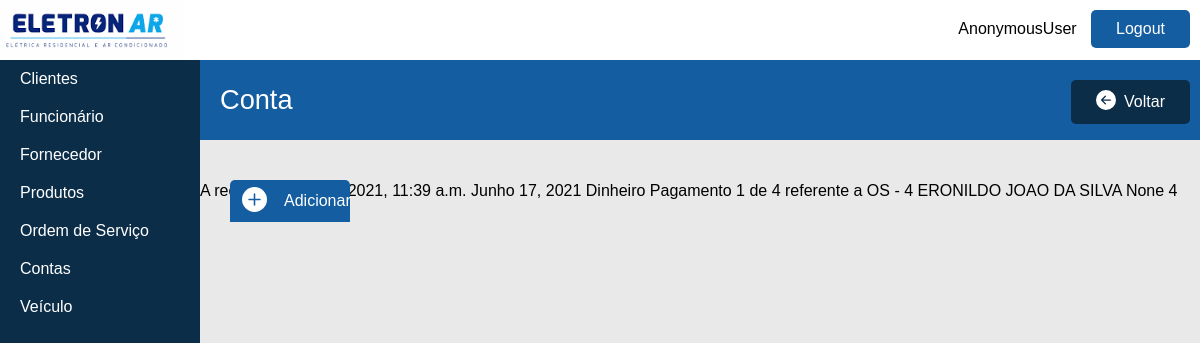
/conta/list/, run on the app's committed database.
### conta/models.py (models this page shows, shortened)
class Conta(models.Model):
    TIPO = (
        ('Dinheiro', 'Dinheiro'),
        ('Cartão', 'Cartão'),
        ('Boleto', 'Boleto')
    )
    STATUS = (
        ('A pagar', 'A pagar'),
        ('A receber', 'A receber')
    )
    cod_Conta=models.AutoField(primary_key=True)
    status = models.CharField(max_length=10, choices=STATUS)
    data_emissao = models.DateTimeField(auto_now_add= True, null= True)
    data_vencimento = models.DateField()
    tipo_pagamento = models.CharField(max_length=10, choices=TIPO)
    descricao = models.TextField(blank=True)
    conta_cliente=models.ForeignKey('cliente.Cliente', null=True,blank=True, on_delete=models.CASCADE)
    conta_fornecedor=models.ForeignKey('fornecedor.Fornecedor', blank=True, null=True,on_delete=models.CASCADE)
    OS = models.ForeignKey('ordemServico.OrdemDeServico',null=True,on_delete=models.SET_NULL)

### cliente/models.py (models this page shows)
class Cliente(models.Model):
    cpf = models.CharField(max_length=11,primary_key=True)
    nome=models.CharField(max_length=30)
    telefone1=models.CharField(max_length=11,default='N tem ')
    telefone2=models.CharField(max_length=11,default='N tem ',null=True,blank=True)
    endereço=models.CharField(max_length=70,default='N tem endereço ainda')
    email=models.CharField(max_length=30, default='N tem email ainda')
    def __str__(self):
        return self.nome

### ordemServico/models.py (models this page shows)
class OrdemDeServico(models.Model):
    STATUS = (
        ('Aberto', 'Aberto'),
        ('Em andamento', 'Em andamento'),
        ('Feito', 'Feito'),
    )
    numeroOS =  models.AutoField(primary_key=True)
    data_created = models.DateTimeField(auto_now_add= True, null= True)
    valor = models.FloatField(null=True, blank=True, default=None)
    cliente = models.ForeignKey('cliente.Cliente', null=True, on_delete = models.SET_NULL)
    veiculos = models.ForeignKey('veiculos.Veiculo', null=True, on_delete = models.SET_NULL)
    status = models.CharField(max_length=50,null=True, choices=STATUS)
    produtos=models.ManyToManyField('produtos.Produto',null=True,blank=True)
    funcionario=models.ForeignKey('funcionario.Funcionario', null=True, on_delete = models.SET_NULL)
    descricao=models.CharField(max_length=250,null=True,blank=True)
    def __str__(self):
        return str(self.numeroOS)

### conta/views.py (the view)
def listarContas(request):
    contas = Conta.objects.all()
    return render(request, 'conta/contaList.html', {'contas':contas})

### conta/templates/conta/contaList.html
{% extends 'base_layout.html'%}
{% load static %}
{% block content %}
<div class="content">
    <div class="content-title">
        <span class="content-subtitle">Conta</span>
        <span class="content-botao">
            <span class="icon-botao-voltar">
                <svg xmlns="http://www.w3.org/2000/svg" width="20" height="20" fill="#FFFFFF" class="bi bi-arrow-left-circle-fill" viewBox="0 0 16 16">
                    <path d="M8 0a8 8 0 1 0 0 16A8 8 0 0 0 8 0zm3.5 7.5a.5.5 0 0 1 0 1H5.707l2.147 2.146a.5.5 0 0 1-.708.708l-3-3a.5.5 0 0 1 0-.708l3-3a.5.5 0 1 1 .708.708L5.707 7.5H11.5z"/>
                </svg>
            </span>
            <a href="{% url 'conta:listarContas' %}"> Voltar</a>
        </span>
    </div>
    {% block adicionar %}
    <div class="action">
        <span class="icon-botao-adicionar">
            <svg xmlns="http://www.w3.org/2000/svg" width="25" height="25" fill="#FFFFFF" class="bi bi-plus-circle-fill" viewBox="0 0 16 16">
                <path d="M16 8A8 8 0 1 1 0 8a8 8 0 0 1 16 0zM8.5 4.5a.5.5 0 0 0-1 0v3h-3a.5.5 0 0 0 0 1h3v3a.5.5 0 0 0 1 0v-3h3a.5.5 0 0 0 0-1h-3v-3z"/>
              </svg>
        </span>
         <span class="botao-adicionar">
             <a href="{% url 'conta:criarConta' %}">Adicionar</a>
        </span>
    </div>
    {% for conta in contas%}
        {{ conta.status }}
        {{ conta.data_emissao }}
        {{ conta.data_vencimento }}
        {{ conta.tipo_pagamento }}
        {{ conta.descricao }}
        {{ conta.conta_cliente }}
        {{ conta.conta_fornecedor }}
        {{ conta.OS }}
    {% endfor %}
{% endblock %}
</div>
{% endblock %}

### assets/style6.css (style rules this page uses)
* { box-sizing: border-box; }
body { font-family: sans-serif; margin: 0; padding: 0; --cor-azul-escuro: rgb(48, 70, 81); --cor-azul-claro: rgb(84, 130, 150); --cor-verde-claro: rgb(0, 204, 107); --cor-azul-bem-escuro: rgb(34, 49, 57); --azul-nivel-5: rgb(215, 227, 239); --cinza-principal: rgb(234, 233, 232); --cinza-claro: #e9e9e9; --cinza-escuro-3: #2c2c2c; --azul-nivel-1: #0C2D48; --azul-nivel-2: #145DA0; --azul-nivel-3: #2E8BC0; --azul-nivel-4: #B1D4E0; height: 100%; }
.content { background-color: var(--cinza-claro); }
.content-title { position: relative; height: 80px; background-color: var(--azul-nivel-2); color: white; }
.content-subtitle { position: absolute; top: 50%; transform: translate(0, -50%); display: inline-block; padding: 0 20px; color: white; font-size: 1.7em; }
.content-botao { display: flex; align-items: center; padding: 10px 25px; background-color: var(--azul-nivel-1); float: right; margin: 20px 10px; border-radius: 5px; }
.content-botao .icon-botao-voltar { margin-right: 3px; }
.content-botao a { color: white; text-decoration: none; margin-left: 5px; }
.action { border-top-left-radius: 5px ; border-top-right-radius: 5px ; display: flex; align-items: center; position: relative; background-color: var(--azul-nivel-2); width: 12%; top: 40px; left: 30px; }
a { text-decoration: none; }
.botao-adicionar { padding: 12px 0; }
.icon-botao-adicionar { padding: 0 12px; }
.botao-adicionar a { padding: 12px 5px; color: white; }

### data on the page
Conta: status "A receber", data_emissao "Junho 12, 2021, 11:39 a.m.", data_vencimento "Junho 17, 2021", tipo_pagamento "Dinheiro", descricao "Pagamento 1 de 4 referente a OS - 4", conta_cliente "ERONILDO JOAO DA SILVA", conta_fornecedor "None", OS "4"

### other printed values
{{ request.user }} "AnonymousUser"
